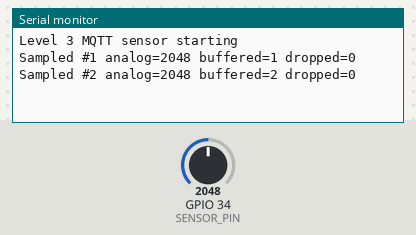
A sketch run on a simulated ESP32. Parts: the last lines printed to the serial monitor. The inputs (shaded band) are chosen by the test bench; at power-on: GPIO 34 (SENSOR_PIN) = 2048. WiFi joins after 1.5 s; servers stay silent unless stated; no MQTT or app messages arrive unless stated.

Above: at 4.8 s.
4.9 s: GPIO 34 (SENSOR_PIN) set to 2866
At 7.0 s:
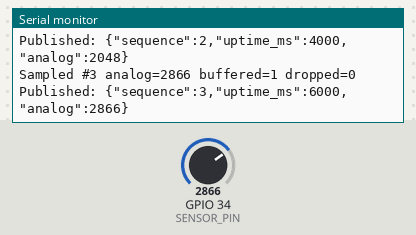
7.9 s: GPIO 34 (SENSOR_PIN) set to 3603
At 8.5 s:
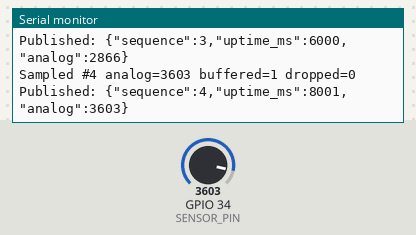
Timing chart, 0 to 10.9 s (numbered marks = the images above; inputs shaded):
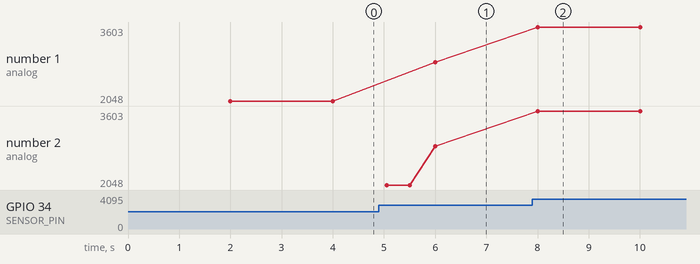

The sketch:

sketch.ino
```cpp
#include <WiFi.h>
#include <PubSubClient.h>

// Wokwi default WiFi. Replace with your own credentials for a real ESP32.
const char* WIFI_SSID = "Wokwi-GUEST";
const char* WIFI_PASSWORD = "";

const char* MQTT_HOST = "broker.hivemq.com";
const uint16_t MQTT_PORT = 1883;
const char* MQTT_TOPIC = "level3-demo/esp32/readings/kavash-001";

const int SENSOR_PIN = 34;
const unsigned long SAMPLE_MS = 2000;
const unsigned long WIFI_RETRY_MS = 5000;
const unsigned long MQTT_RETRY_MS = 5000;
const unsigned long PUBLISH_RETRY_MS = 500;

const size_t BUFFER_SIZE = 30;

struct Reading {
  unsigned long sequence;
  unsigned long uptimeMs;
  int analogValue;
};

Reading queueData[BUFFER_SIZE];
size_t head = 0, tail = 0, queued = 0;
unsigned long sequenceNumber = 1;
unsigned long lastSample = 0, lastWiFiTry = 0;
unsigned long lastMqttTry = 0, lastPublishTry = 0;
unsigned long droppedReadings = 0;

WiFiClient wifiClient;
PubSubClient mqtt(wifiClient);

void enqueue(const Reading& r) {
  // When full, discard the oldest reading and preserve the newest.
  if (queued == BUFFER_SIZE) {
    head = (head + 1) % BUFFER_SIZE;
    queued--;
    droppedReadings++;
  }
  queueData[tail] = r;
  tail = (tail + 1) % BUFFER_SIZE;
  queued++;
}

void maintainWiFi(unsigned long now) {
  if (WiFi.status() == WL_CONNECTED) return;

  if (now - lastWiFiTry >= WIFI_RETRY_MS) {
    lastWiFiTry = now;
    Serial.println("WiFi reconnect attempt...");
    WiFi.disconnect();
    WiFi.begin(WIFI_SSID, WIFI_PASSWORD);
  }
}

void maintainMqtt(unsigned long now) {
  if (WiFi.status() != WL_CONNECTED || mqtt.connected()) return;

  if (now - lastMqttTry >= MQTT_RETRY_MS) {
    lastMqttTry = now;
    String clientId = "esp32-level3-" + String((uint32_t)ESP.getEfuseMac(), HEX);
    Serial.print("MQTT connecting...");
    if (mqtt.connect(clientId.c_str())) {
      Serial.println(" connected");
    } else {
      Serial.print(" failed, state=");
      Serial.println(mqtt.state());
    }
  }
}

void publishOldest() {
  if (!queued || !mqtt.connected()) return;

  const Reading& r = queueData[head];
  char payload[128];
  snprintf(payload, sizeof(payload),
           "{\"sequence\":%lu,\"uptime_ms\":%lu,\"analog\":%d}",
           r.sequence, r.uptimeMs, r.analogValue);

  if (mqtt.publish(MQTT_TOPIC, payload)) {
    Serial.print("Published: ");
    Serial.println(payload);
    head = (head + 1) % BUFFER_SIZE;
    queued--;
  } else {
    Serial.println("Publish failed; reading kept in queue.");
  }
}

void setup() {
  Serial.begin(115200);
  pinMode(SENSOR_PIN, INPUT);
  WiFi.mode(WIFI_STA);
  WiFi.begin(WIFI_SSID, WIFI_PASSWORD);

  mqtt.setServer(MQTT_HOST, MQTT_PORT);
  mqtt.setKeepAlive(20);
  mqtt.setSocketTimeout(2);
  Serial.println("Level 3 MQTT sensor starting");
}

void loop() {
  const unsigned long now = millis();

  maintainWiFi(now);
  maintainMqtt(now);

  if (mqtt.connected()) mqtt.loop();

  // Keep sampling even when WiFi/MQTT is unavailable.
  if (now - lastSample >= SAMPLE_MS) {
    lastSample = now;
    Reading r = {sequenceNumber++, now, analogRead(SENSOR_PIN)};
    enqueue(r);

    Serial.print("Sampled #");
    Serial.print(r.sequence);
    Serial.print(" analog=");
    Serial.print(r.analogValue);
    Serial.print(" buffered=");
    Serial.print(queued);
    Serial.print(" dropped=");
    Serial.println(droppedReadings);
  }

  // Send buffered readings oldest-first after MQTT reconnects.
  if (mqtt.connected() && queued &&
      now - lastPublishTry >= PUBLISH_RETRY_MS) {
    lastPublishTry = now;
    publishOldest();
  }
  // No delay(): the loop continues checking sampling and connection state.
}
```

Measured:
- after the input at 4.9 s, the serial monitor: prints a new line after 1.1 s (image 1)
- after the input at 7.9 s, the serial monitor: prints a new line after 0.10 s (image 2)
- plotted number 1: 2048 → 2866 after the input at 4.9 s, 2866 → 3603 after the input at 7.9 s
- plotted number 2: 2866 → 3603 after the input at 7.9 s
